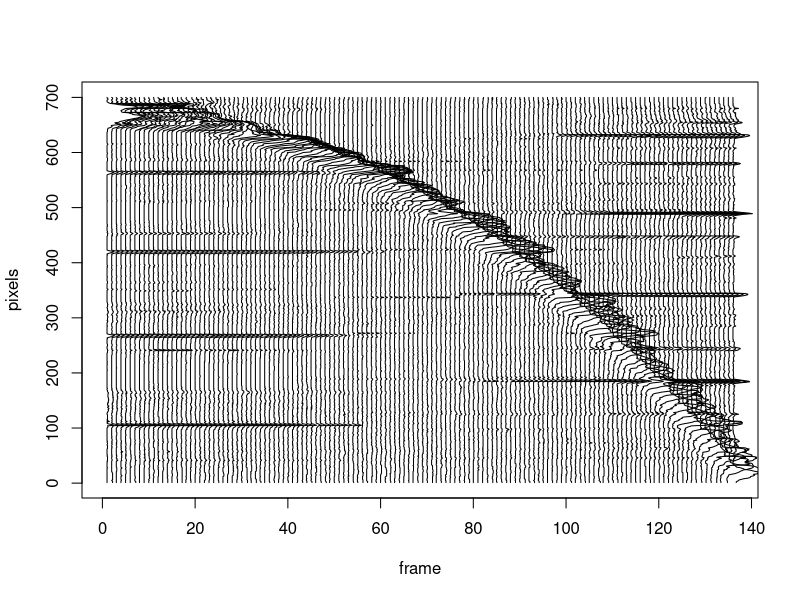
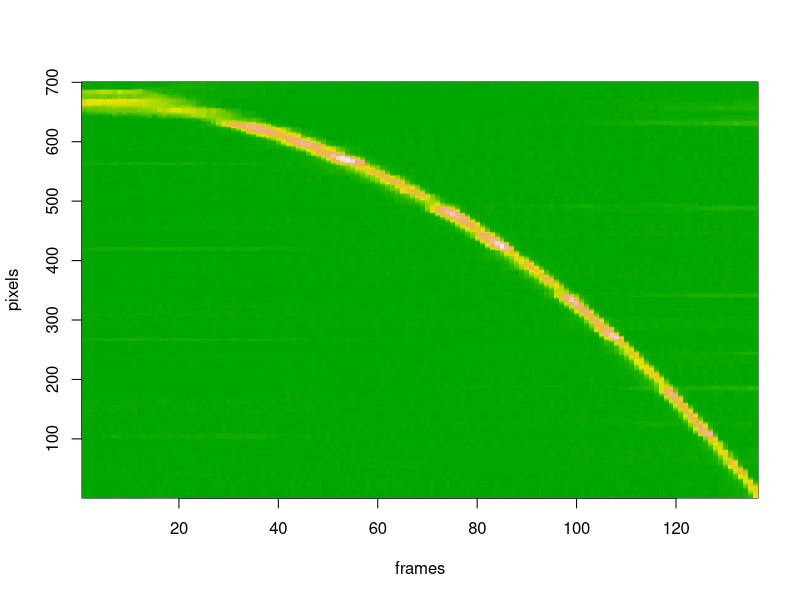
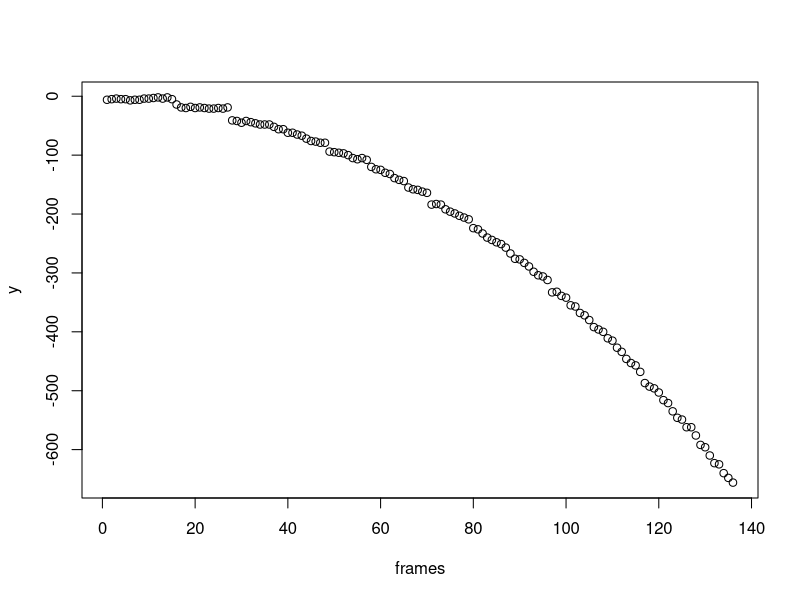
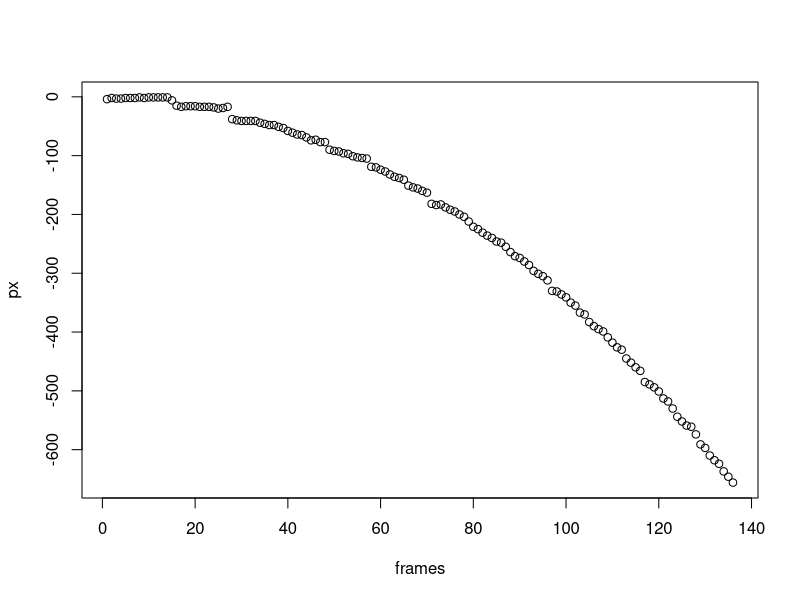
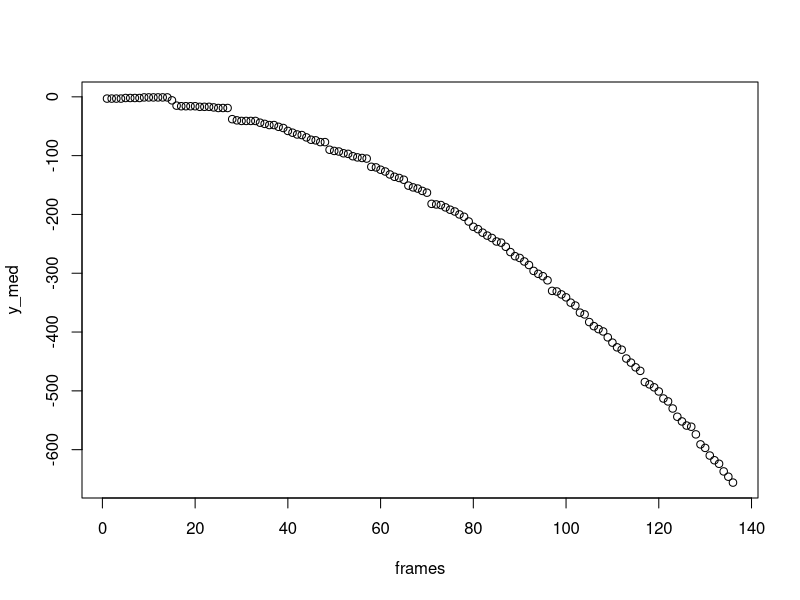
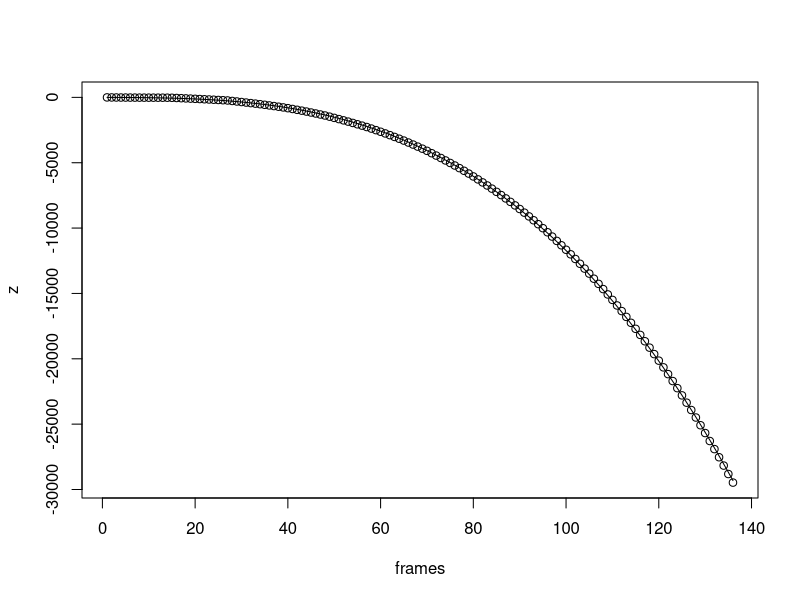
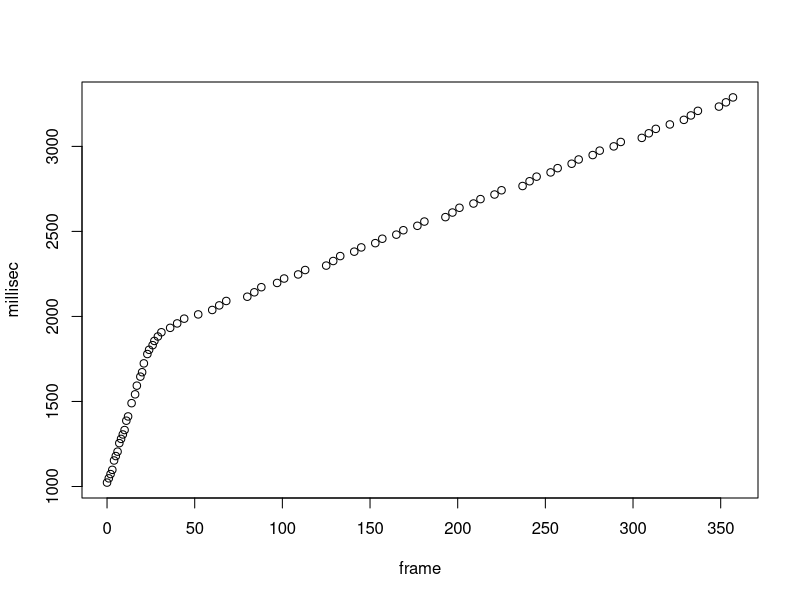
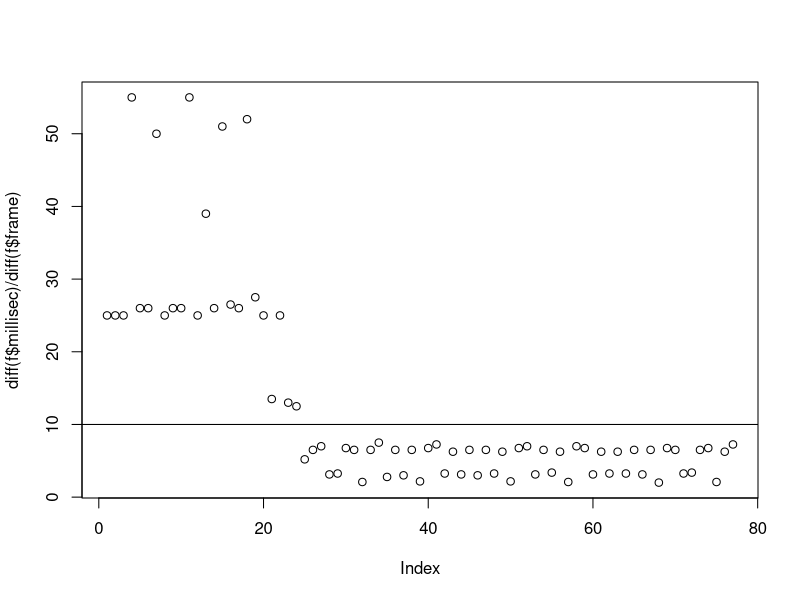

Here is the R script that generated these plots, in order:
signal <- read.delim("median.tsv", header=FALSE)

frames <- 1:ncol(signal)
pixels <- 1:nrow(signal)

plot(pixels, pixels, type="n", ylab="pixels", xlab="frame",
     xlim=range(frames))
for(i in frames) {
  lines(0.1*signal[[i]]+i,rev(pixels))
}

signal1 <- sapply(frames, function(i) runmed(signal[[i]], k=11))
image(x=frames, y=pixels, z=t(signal1)[,rev(pixels)],
      useRaster = TRUE, col = terrain.colors(200))
#d2 <- sapply(1:ncol(signal1), function(i) {
#  convolve(signal1[,i], c(1,4,6,4,1)/16, type = "o")})
#image(x=frames, y=pixels, z=t(d2)[,rev(pixels)],
#      useRaster = TRUE, col = terrain.colors(200))

fall <- data.frame(frames, y = -apply(signal[30:700,],2,which.max))
plot(y ~ frames, fall)
fall$px <- -apply(signal1[30:700,], 2, which.max)
plot(px ~ frames, fall)
model_y <- lm(px ~ frames + I(frames^2), subset=frames<128, data=fall)
fall$y_med <- runmed(fall$px, k=3)
plot(y_med ~ frames, fall)

fall$z <- cumsum(runmed(fall$px, k=3))
plot(z ~ frames,  data=fall)
model_z <-lm(z~frames+ I(frames^3)+0, data=fall)
lines(predict(model_z) ~ frames, data=fall)

#y <- -apply(signal[30:700,1:120], 2, function(i) {
#  mean(which(signal1[,i]/max(signal1[,i])>0.95))})
#plot(y)
#plot(runmed(y,k=11))

f <- read.delim("read-20181208T0857.txt", stringsAsFactors=FALSE)
f <- subset(f, !is.na(millisec))
#duplicated(f$millisec)
#subset(f, !duplicated(millisec))
plot(millisec~frame, f)

plot(diff(f$millisec)/diff(f$frame))
abline(h=10)
thr = min(f$frame[(diff(f$millisec)/diff(f$frame)) <10])
plot(diff(f$millisec)/diff(f$frame), type="n")
text(diff(f$millisec)/diff(f$frame), labels=f$frame, cex=0.5)
abline(v=which(f$frame==thr))

plot(millisec~frame, f, subset=frame>=thr)
plot(millisec~frame, f, subset=frame<thr)
model_time <- lm(millisec~frame, f, subset=frame>=thr)
coef(model_time)
confint(model_time)
fall$time <- (fall$frames-1)*coef(model_time)["frame"]

plot(signal[,ncol(signal)], type="l")
abline(h=12)
px <- which(signal[,ncol(signal)]>12)
hist(px, nclass=10,col="grey")
bar <- cut(px, 5)
cm <- as.numeric(bar)*18*2
plot(cm~px)
model_dist <- lm(cm ~ px)
abline(model_dist)
fall$y_m <- predict(model_dist, newdata=data.frame(px=fall$px))/100
fall$t_sec <- fall$time/1000
fall$t_sec2 <- fall$t_sec^2

plot(y_m ~ t_sec, data=fall)
model_end <- lm(y_m ~ t_sec + t_sec2, data=fall, subset=frames<138)
lines(predict(model_end,newdata=fall)~ t_sec, data=fall)
summary(model_end)
